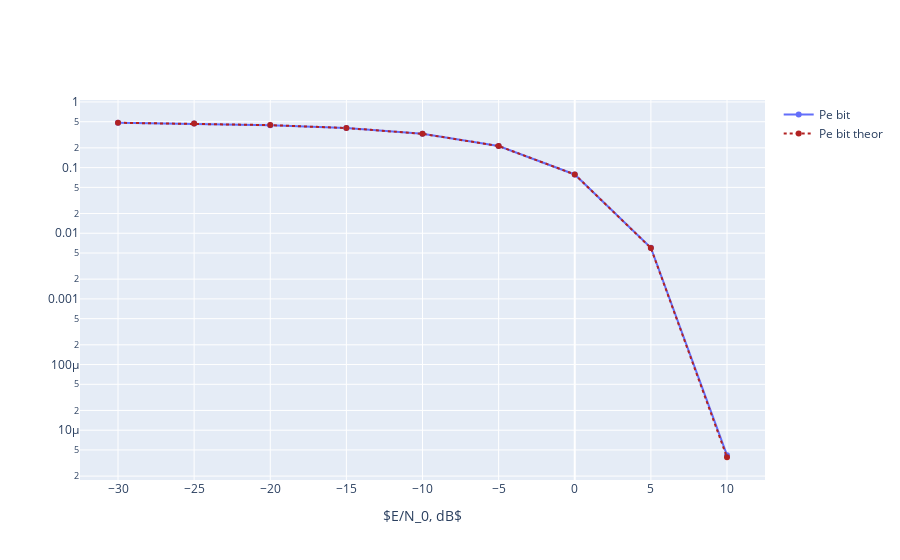

The code cell stored with this chart in its notebook:
### Markdown cell above
#### График вероятности ошибки на бит

### Code cell
fig_pe_bit = go.Figure()
fig_pe_bit.add_trace(go.Scatter(x=SNRdB, y=Pe_bit, mode='lines+markers', name='Pe bit'))
fig_pe_bit.add_trace(go.Scatter(x=SNRdB, y=Pe_bit_theor, line=dict(color='firebrick', dash='dot'), name='Pe bit theor'))
fig_pe_bit.update_layout(xaxis_title='$E/N_0, dB$', yaxis_type="log")
fig_pe_bit.show()

### Figure 1 — Plotly figure (JSON) as saved in the notebook; plotly's stock layout.template omitted (floating-point values rounded to 4 significant figures)
{"data": [{"mode": "lines+markers", "name": "Pe bit", "type": "scatter", "x": [-30, -25, -20, -15, -10, -5, 0, 5, 10], "y": [0.4823, 0.4685, 0.4437, 0.4012, 0.3275, 0.2134, 0.07862, 0.006025, 4.167e-06]}, {"line": {"color": "firebrick", "dash": "dot"}, "name": "Pe bit theor", "type": "scatter", "x": [-30, -25, -20, -15, -10, -5, 0, 5, 10], "y": [0.4822, 0.4683, 0.4438, 0.4007, 0.3274, 0.2132, 0.07865, 0.005954, 3.872e-06]}], "layout": {"autosize": true, "xaxis": {"autorange": true, "range": [-32.39, 12.39], "title": {"text": "$E/N_0, dB$"}, "type": "linear"}, "yaxis": {"autorange": true, "range": [-5.785, 0.05653], "type": "log"}}}
